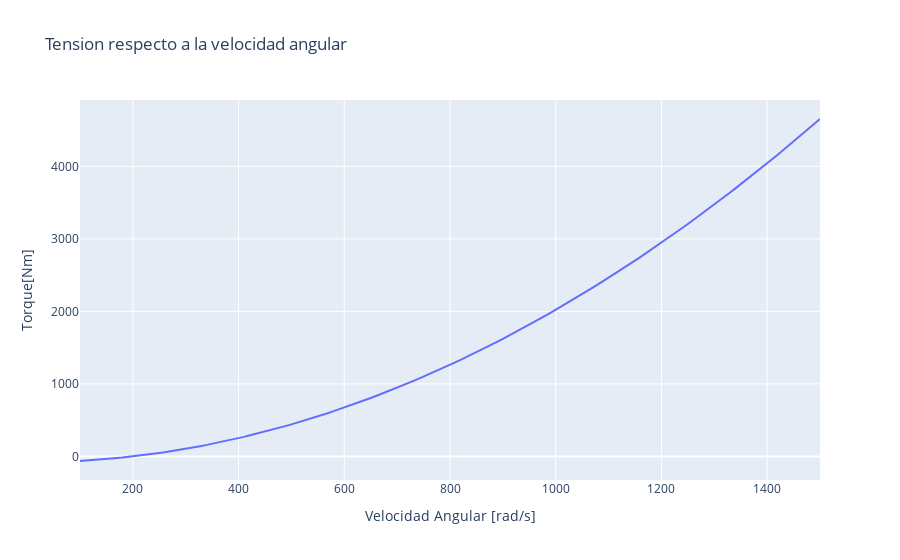

The notebook cell this image was saved under:
### Markdown cell above
Ahora para la determinación del torque:
>$$\\Sigma F e_{r}=ma\vec{e_{r}}$$ <bt> $$N+F_{e}=mr\dot{{\theta}^2}$$ <bt> $$N=mr{\dot{\theta}^2}-(F_{e})$$<bt>De la primera parte sabemos que la $T_{max}=131,59[N]$<bt> Por lo tanto: <bt> $$N=mr{\dot{\theta}}^2-131,59$$
El digrama de cuerpo libre para realizar la sumatoria de fuerzas del sistema es: <br><br>
![title](dcl2.png)<bt>
    
>Haciendo una sumatoria de fuerzas se tiene que: $$\tau=2*(df_{r})$$<bt>$$\tau=2*(d*{\mu}N)$$<bt>$$\tau=2*d*\mu*(mr{\dot{\theta}}^2-131,59)$$

### Code cell
#datos
m=1 #[kg]
onerad=0.3 #[m]
tworad=0.4 #[m]
u=0.8
fe=(m*onerad*((200*((np.pi)/30))**2))
#analisis
angularvelocity=np.arange(100,1501,10)
torque=2*tworad*u*((m*onerad*((angularvelocity*((np.pi)/30))**2))-fe) #[Nm]
#plot
fig=px.line(x=angularvelocity,y=torque,labels={'x':'Velocidad Angular [rad/s]','y':'Torque[Nm]'},title="Tension respecto a la velocidad angular")
fig.show()

### Figure 1 — Plotly figure (JSON) as saved in the notebook; plotly's stock layout.template omitted (floating-point values rounded to 4 significant figures; data arrays with more than 128 entries replaced by an {"elided": "..."} marker saying what was removed)
{"data": [{"hovertemplate": "Velocidad Angular [rad/s]=%{x}<br>Torque[Nm]=%{y}<extra></extra>", "legendgroup": "", "line": {"color": "#636efa", "dash": "solid"}, "mode": "lines", "name": "", "orientation": "v", "showlegend": false, "type": "scatter", "x": {"elided": "141 int values"}, "xaxis": "x", "y": {"elided": "141 float values"}, "yaxis": "y"}], "layout": {"autosize": true, "legend": {"tracegroupgap": 0}, "title": {"text": "Tension respecto a la velocidad angular"}, "xaxis": {"anchor": "y", "autorange": true, "domain": [0, 1], "range": [100, 1500], "title": {"text": "Velocidad Angular [rad/s]"}, "type": "linear"}, "yaxis": {"anchor": "x", "autorange": true, "domain": [0, 1], "range": [-325.2, 4915.0], "title": {"text": "Torque[Nm]"}, "type": "linear"}}}
